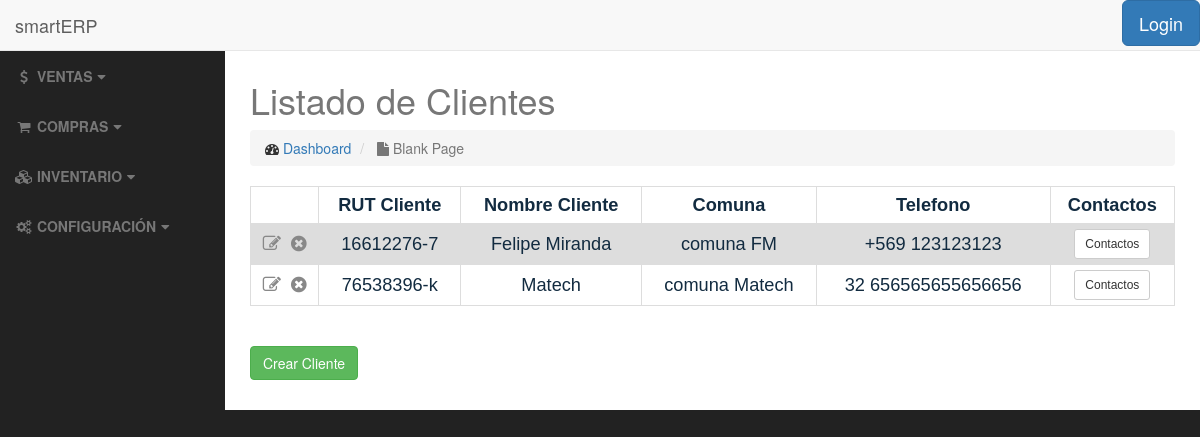
The page /clients/ on the database as committed earlier.
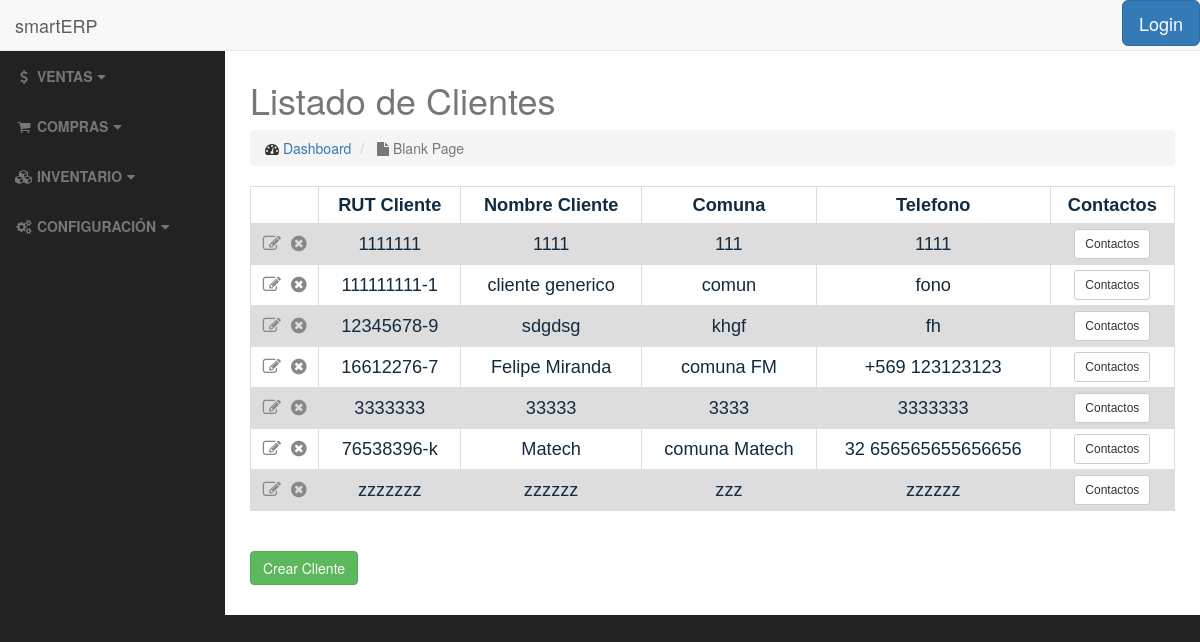
The same page on the database as committed later.
### clients/models.py (models this page shows, shortened)
class Client(models.Model):
    client_rut = models.CharField(max_length=12, unique=True, verbose_name="RUT")
    client_name = models.CharField(max_length=250, verbose_name="Nombre Cliente")
    client_giro = models.CharField(max_length=200, verbose_name="Giro")
    client_address = models.CharField(max_length=100, verbose_name="Direccion")
    client_comuna = models.CharField(max_length=50, verbose_name="Comuna")
    client_ciudad = models.CharField(max_length=50, verbose_name="Ciudad")
    client_region = models.CharField(max_length=50, verbose_name="Region")
    client_tel = models.CharField(max_length=20, blank=True, verbose_name="Telefono")
    client_email = models.EmailField(blank=True, verbose_name="E-mail")
    is_active = models.BooleanField(default=True, verbose_name="Activo")
    class Meta:
        ordering = ['client_rut']

### clients/views.py (the view)
class ClientListView(ListView):
    template_name = 'clients/client_list.html'
    def get_queryset(self):
        return Client.objects.all()

### clients/templates/clients/client_list.html
{% extends 'base.html' %}
<h2>{% block title %}Listado de Clientes{% endblock %}</h2>
{% block body %}
    <table>
            {% if object_list %}
                <tr>
                    <th></th>
                    <th>RUT Cliente</th>
                    <th>Nombre Cliente</th>
                    <th>Comuna</th>
                    <th>Telefono</th>
                    <th>Contactos</th>
                </tr>
                    {% for client in object_list %}
                        <tr>
                            <td>
                                <a href="{% url 'clients:client-update' client.pk %}"><i class="fa fa-pencil-square-o" title="Editar"></i></a>&nbsp;
                                <a href="{% url 'clients:client-delete' client.pk %}"><i class="fa fa-times-circle" title="Eliminar"></i></a>
                            </td>
                            <td>{{ client.client_rut }}</td>
                            <td>{{ client.client_name }}</td>
                            <td>{{ client.client_comuna }}</td>
                            <td>{{ client.client_tel }}</td>
                            <td>
                                <a href="{% url 'clients:contact_list' client.pk %}" class="btn btn-default btn-sm">Contactos</a>
                            </td>
                        </tr>
                    {% endfor %}
            {% else %}
                <h3>No hay clientes registrados</h3>
            {% endif %}
    </table>
    <br>
    <br>
    <a href="{% url 'clients:client-add' %}" class="btn btn-success">Crear Cliente</a>
    <br>
    <br>
{% endblock %}

Rows that differ between the two databases and show on the page:
added Client: client_rut "1111111", client_name "1111", client_comuna "111", client_tel "1111"
added Client: client_rut "111111111-1", client_name "cliente generico", client_comuna "comun", client_tel "fono"
added Client: client_rut "12345678-9", client_name "sdgdsg", client_comuna "khgf", client_tel "fh"
added Client: client_rut "3333333", client_name "33333", client_comuna "3333", client_tel "3333333"
added Client: client_rut "zzzzzzz", client_name "zzzzzz", client_comuna "zzz", client_tel "zzzzzz"
